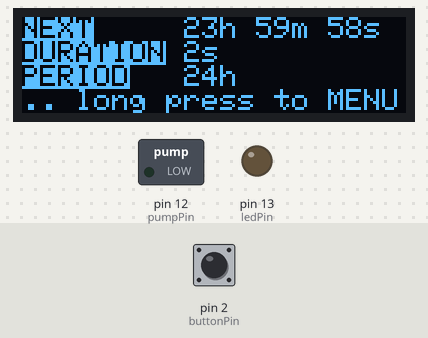
Recording of a program running on a simulated Arduino Nano, built with avr-gcc and run on an emulated ATmega328P. Parts: 128×32 one-colour display, switched loads named in the program (green lamp = pin HIGH), output pins drawn as LEDs (lit = HIGH). Inputs (shaded band) come from the test bench; at power-on: pin 2 (buttonPin) LOW. The display library's start-up logo is not drawn; EEPROM starts erased.

Above: at 1.2 s.
1.3 s: pin 2 (buttonPin) pulled HIGH for 1 s
At 3.0 s:
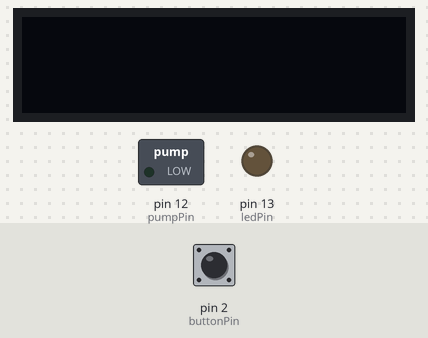
3.8 s: pin 2 (buttonPin) pulled HIGH for 1 s
At 6.1 s:
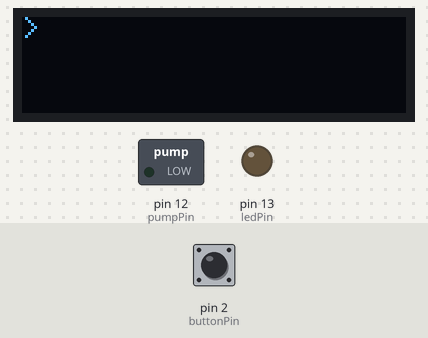
Timing chart, 0 to 7.6 s (numbered marks = the images above; inputs shaded):
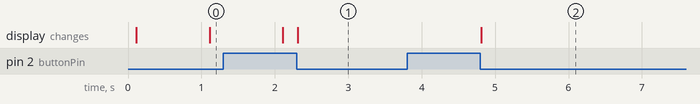

The program:

main.cpp
```cpp
#include <Arduino.h>
#include <helpers.h>
#include <Menu.h>
#include <SmartButton.h>
#include <Renderer.h>
#include <AutofloodController.h>
#include <ApplicationStateController.h>
#include <PeriodScheduler.h>
#include <SSD1306Renderer.h>

// http://paulmurraycbr.github.io/ArduinoTheOOWay.html

Menu *menu = NULL;
Renderer *renderer = NULL;
SmartButton *smartButton = NULL;
AutofloodController *autofloodController = NULL;
ApplicationStateController *appStateController = NULL;
PeriodScheduler *stateRefresher = NULL;

unsigned long lastTime;
const int buttonPin = 2;
const int pumpPin = 12;
const int ledPin = 13;

void renderState()
{
    ApplicationState state = appStateController->GetState();

    if (state == ApplicationState::Active)
    {
        unsigned long periodSec = autofloodController->GetPeriodSeconds();
        unsigned long durationMs = autofloodController->GetPumpDurationMs();
        unsigned long nextActivationMs = autofloodController->GetNextActivationMs();
        renderer->RenderState(nextActivationMs, durationMs, periodSec * 1000UL);
    }
}

void onButtonShortPress()
{
    ApplicationState state = appStateController->GetState();
    appStateController->MarkUserActive();

    if (state == ApplicationState::Configuration)
    {
        menu->Next();
        renderer->RenderMenu();
    } else // should be Active state there
    {
        // render the current state
        renderState();
    }
}

void onButtonLongPress()
{
    ApplicationState appState = appStateController->GetState();

    if (appState != ApplicationState::Configuration)
    {
        // enter the configuration state by long press
        appStateController->EnterConfigurationMode();
    } else // ApplicationState::Configuration
    {
        menu->Exec();
    }

    // execution of the command may exit the config mode, so rerender
    // the menu if we still in config mode
    appState = appStateController->GetState();

    if (appState == ApplicationState::Configuration)
        renderer->RenderMenu();

    appStateController->MarkUserActive();
}

// showcase the commands!
void onCommand(int commandId)
{
    debug(F("EXECUTE COMMAND ID="));
    debugln(commandId);

    unsigned long currentPeriodSeconds = autofloodController->GetPeriodSeconds();
    unsigned long currentDurationMs = autofloodController->GetPumpDurationMs();

    if (commandId == 1) // period: +1h
    {
        autofloodController->SetPeriod(currentPeriodSeconds + 60 * 60);
    }
    else if (commandId == 2) // period: -1h
    {
        autofloodController->SetPeriod(currentPeriodSeconds - 60 * 60);
    }
    else if (commandId == 3) // period: +5m
    {
        autofloodController->SetPeriod(currentPeriodSeconds + 60 * 5);
    }
    else if (commandId == 4) // period: -5m
    {
        autofloodController->SetPeriod(currentPeriodSeconds - 60 * 5);
    }
    else if (commandId == 5) // period x2
    {
        autofloodController->SetPeriod(currentPeriodSeconds * 2);
    }
    else if (commandId == 6) // period 1/2
    {
        autofloodController->SetPeriod(currentPeriodSeconds / 2);
    }
    else if (commandId == 10) // increase pump duration
    {
        autofloodController->SetPumpDuration(currentDurationMs + 500);
    }
    else if (commandId == 11) // decrease pump duration
    {
        // safety measure, prevent the overflow to high values
        if (currentDurationMs > 500)
        {
            autofloodController->SetPumpDuration(currentDurationMs - 500);
        }
        else
        {
            debugln(F("unable to decrease the duration more!"));
        }
    }
    else if (commandId == 30) // test flood
    {
        // flood in 5 seconds!
        autofloodController->SetNextActivation(5000);
    }
    else if (commandId == 40) // reset timer
    {
        autofloodController->SetNextActivation(currentPeriodSeconds * 1000UL);
    }
    else if (commandId == 50) // exit
    {
        appStateController->ExitConfigurationMode();
        renderState();
    }
    else if (commandId == 99) // factory reset
    {
        autofloodController->FactoryReset();
    }
}

void onPumpControlMessage(PumpControlMessage message)
{
    debug(F("PUMP CONTROLL MESSAGE: "));
    debugln(message);

    if (message == PumpControlMessage::Open)
    {
        digitalWrite(pumpPin, HIGH);
        digitalWrite(ledPin, HIGH);
    }
    else if (message == PumpControlMessage::Close)
    {
        digitalWrite(pumpPin, LOW);
        digitalWrite(ledPin, LOW);
    }
}

void setup()
{
    Serial.begin(9600);

    // wait for serial port to connect. Needed for native USB port only
    while (!Serial) { }

    debugln(F("AUTOFLOOD :: BOOTING UP"));
    debugln(F("DEBUGGING MODE!"));

    pinMode(pumpPin, OUTPUT);
    pinMode(ledPin, OUTPUT);

    MenuItem *periodMenuItems[] = {
        new CommandMenuItem(1, "+ 1h"),
        new CommandMenuItem(2, "- 1h"),
        new CommandMenuItem(3, "+ 5m"),
        new CommandMenuItem(4, "- 5m"),
        new CommandMenuItem(5, "x2"),
        new CommandMenuItem(6, "1/2"),
        new GoBackMenuItem()};

    SubMenuMenuItem *periodMenu = SubMenuMenuItem::Create("period", periodMenuItems);

    MenuItem *durationMenuItems[] = {
        new CommandMenuItem(10, "+ 0.5s"),
        new CommandMenuItem(11, "- 0.5s"),
        new GoBackMenuItem()};

    SubMenuMenuItem *durationMenu = SubMenuMenuItem::Create("duration", durationMenuItems);

    MenuItem *floodNowCommand = new CommandMenuItem(30, "flood now");
    MenuItem *resetTimerCommand = new CommandMenuItem(40, "reset timer");
    MenuItem *factoryResetCommand = new CommandMenuItem(99, "factory reset");
    MenuItem *exitCommand = new CommandMenuItem(50, "<exit>");

    MenuItem *rootItems[] =
        {
            periodMenu,
            durationMenu,
            floodNowCommand,
            resetTimerCommand,
            factoryResetCommand,
            exitCommand,
        };

    SubMenuMenuItem *root = SubMenuMenuItem::Create("root", rootItems);

    menu = new Menu(root, onCommand);

    // renderer = new FullDebugRenderer(menu);
    // renderer = new SimpleDebugRenderer(menu);
    renderer = new SSD1306Renderer(menu);

    // note that SmartButton will automatically adjust the PIN mode to INPUT
    smartButton = new SmartButton(buttonPin, onButtonShortPress, onButtonLongPress, LONG_PRESS_THRESHOLD);

    diag();

    autofloodController = new AutofloodController(onPumpControlMessage);

    // load the stored settings
    autofloodController->LoadFromMemory();

    appStateController = new ApplicationStateController(renderer, IDLE_TIMEOUT_MS);

    lastTime = millis();

    stateRefresher = new PeriodScheduler(renderState, STATE_REFRESH_INTERVAL_MS, true);
}

unsigned long lastStatTime = 0;

void loop()
{
    unsigned long currentTime = millis();
    unsigned long elapsedMs = currentTime - lastTime;

    // note that even that we operate on small (in ms) integer durations
    // and Flood Controller uses that to count the time it still provides very
    // good accuracy (in my tests the skew was in order of seconds for the whole
    // day) because the millis() func seem to rely on a higher resolution timer
    // and so the diff between real elapsed time and out integer approximation
    // do not add up (!), but rather compensate each other
    if (elapsedMs == 0)
    {
        delay(1);
        return;
    }

    lastTime = currentTime;

    // let dependencies handle the elapsed time
    smartButton->HandleElapsed(elapsedMs);
    autofloodController->HandleElapsed(elapsedMs);
    appStateController->HandleElapsed(elapsedMs);
    stateRefresher->HandleElapsed(elapsedMs);

    if (currentTime - lastStatTime >= DEBUG_STATE_REPORT_INTERVAL_MS)
    {
        lastStatTime = currentTime;

        // debug stats
        AutofloodState state = autofloodController->GetState();
        unsigned long periodSec = autofloodController->GetPeriodSeconds();
        unsigned long durationMs = autofloodController->GetPumpDurationMs();
        unsigned long nextActivationMs = autofloodController->GetNextActivationMs();

        ApplicationState appState = appStateController->GetState();

        debug(F("APP STATE "));
        debug(ApplicationStateController::StateToString(appState));
        debug(F(" FLOOD STATE "));
        debug(AutofloodController::StateToString(state));
        debug(F(" PERIOD "));
        AutofloodController::DebugPrintDuration(periodSec * 1000UL);
        debug(F("DURATION "));
        AutofloodController::DebugPrintDuration(durationMs);
        debug(F("NEXT ACTIVATION "));
        AutofloodController::DebugPrintDuration(nextActivationMs);
        debugln();
    }
}
```

ApplicationStateController.h
```cpp
#ifndef ApplicationStateController_H
#define ApplicationStateController_H

#include <Renderer.h>
#include <Arduino.h>

enum ApplicationState
{
    // user did not interact with the UX for quite some time,
    // user interfaces are off, and interaction causes state transition
    Idle = 0,
    Active = 1,
    Configuration = 2,
};

// TODO: Responsibilities separation between main.cpp and this controller are
//  obscure and intersecting; consider moerging the logic (maybe even move all to main.cpp)
class ApplicationStateController
{
    private:
        ApplicationState _state;
        unsigned long _idleTimeoutMs;
        unsigned long _lastActivityTimer; // time in ms since last user interaction
        Renderer *_renderer;

    public:
        ApplicationStateController(Renderer *menuRenderer, unsigned long idleTimeoutMs = 5000)
        {
            _renderer = menuRenderer;

            // assume active state at initialization
            _state = ApplicationState::Active;
            _lastActivityTimer = 0;
            _idleTimeoutMs = idleTimeoutMs;
        }

        void HandleElapsed(unsigned long elapsedMs)
        {
            _lastActivityTimer += elapsedMs;

            if (_lastActivityTimer > _idleTimeoutMs)
            {
                // state transition to Idle, turn off the display
                if (_state != ApplicationState::Idle)
                    _renderer->Clean();

                _state = ApplicationState::Idle;
            }
        }

        void MarkUserActive()
        {
            if (_state == ApplicationState::Idle)
                _state = ApplicationState::Active;

            _lastActivityTimer = 0;
        }

        void EnterConfigurationMode()
        {
            _lastActivityTimer = 0;
            _state = ApplicationState::Configuration;
        }

        void ExitConfigurationMode()
        {
            _lastActivityTimer = 0;
            _state = ApplicationState::Active;
        }

        ApplicationState GetState()
        {
            return _state;
        }

        static const char * StateToString(ApplicationState state)
        {
            if (state == ApplicationState::Active)
                return "ACTIVE";

            if (state == ApplicationState::Idle)
                return "IDLE";

            if (state == ApplicationState::Configuration)
                return "CONFIG";

            return "???";
        }
};

#endif
```

AutofloodController.h
```cpp
#ifndef AUTOFLOODCONTROLLER
#define AUTOFLOODCONTROLLER

#include <Arduino.h>

enum AutofloodState
{
    Waiting = 0,
    Flooding = 1,
};

enum PumpControlMessage
{
    Close = 0,
    Open = 1,
};

// function pointer used to decouple the controller from the way pump
// itself is physically controlled
typedef void (*PumpControlFn)(PumpControlMessage pumpState);

struct AutofloodStoredState
{
    byte Version;
    unsigned long PeriodSeconds;
    unsigned long PumpDurationMs;
    unsigned long NextActivationMs;
};

class AutofloodController
{
    unsigned long _periodSeconds;    // controls how frequently pump will be activated
    unsigned long _pumpDurationMs;   // controls amount of pump working time per activation
    unsigned long _nextActivationMs; // next activation timer
    unsigned long _floodTimerMs;     // used for "flooding" state, shows how much time is left
    AutofloodState _state;
    PumpControlFn _pumpControlFn;
    unsigned long _lastAutoSaveTime;

    const int EEPROM_START_ADDRESS = 0; // const for now
    const int VERSION = 1;              // changing version leads to the factory reset!

public:
    AutofloodController(PumpControlFn pumpControlFn);

    void SetPeriod(unsigned long periodSeconds);
    unsigned long GetPeriodSeconds();
    void SetPumpDuration(unsigned long pumpDurationMs);
    unsigned long GetPumpDurationMs();
    void SetNextActivation(unsigned long nextActivationMs);
    AutofloodState GetState();
    unsigned long GetNextActivationMs();
    void LoadFromMemory();
    void SaveToMemory();
    void FactoryReset();

    // this method should be called to let the controller perform actions it needs
    // caller must provide how many time elapsed to perform time-based activities
    void HandleElapsed(unsigned long elapsedMs);

    static const char * StateToString(AutofloodState state);
    static void DebugPrintDuration(unsigned long durationMs);
};
#endif /* AUTOFLOODCONTROLLER */
```

Menu.h
```cpp
#ifndef INCLUDE_MENU
#define INCLUDE_MENU

#include <stddef.h>

enum MenuItemType
{
    SubMenu = 0,
    Command = 1,
    Back = 2
};

class MenuItem
{
private:
    const char *_name;

public:
    MenuItem(const char *name);
    const char *GetName() const;
    virtual MenuItemType GetType() const = 0;
};

class GoBackMenuItem : public MenuItem
{
public:
    GoBackMenuItem();
    MenuItemType GetType() const;
};

class SubMenuMenuItem : public MenuItem
{
private:
    MenuItem **_items;
    int _count;

public:
    SubMenuMenuItem(const char *name, MenuItem *items[], int count);
    int Count() const;
    MenuItem **GetItems() const;
    MenuItemType GetType() const;
    int IndexOf(MenuItem *item) const;
    MenuItem *GetByIndex(int idx) const;

    template <int size>
    static SubMenuMenuItem *Create(const char *name, MenuItem *(&items)[size])
    {
        return new SubMenuMenuItem(name, items, size);
    }
};

class CommandMenuItem : public MenuItem
{
private:
    int _commandId;

public:
    CommandMenuItem(int id, const char *name);
    int CommandId() const;
    MenuItemType GetType() const;
};

class Menu
{
private:
    SubMenuMenuItem *_root;
    int _level;
    MenuItem **_selection;
    void (*_onCommand)(int);

public:
    Menu(SubMenuMenuItem *rootSubmenu, void (*onCommand)(int) = NULL, int maxLevel = 5);
    ~Menu();
    void Next();
    void Exec();
    int GetLevel();
    MenuItem **GetSelectionStack();
    SubMenuMenuItem *GetRoot();
};
#endif /* INCLUDE_MENU */
```

PeriodScheduler.h
```cpp
#ifndef PERIODACTION_H
#define PERIODACTION_H

typedef void (*ActionFn)();

class PeriodScheduler
{
    private:
        ActionFn _actionFn;
        unsigned long _timeSinceLastInvokationMs;
        unsigned long _periodMs;

    public:
        PeriodScheduler(ActionFn actionFn, unsigned long periodMs, bool noDelay = true)
        {
            _actionFn = actionFn;
            _periodMs = periodMs;

            if (noDelay)
                _timeSinceLastInvokationMs = periodMs;
            else
                _timeSinceLastInvokationMs = 0;
        }

        void HandleElapsed(unsigned long elapsedMs)
        {
            _timeSinceLastInvokationMs += elapsedMs;

            if (_timeSinceLastInvokationMs >= _periodMs)
            {
                _actionFn();
                _timeSinceLastInvokationMs = 0;
            }
        }
};

#endif /* PERIODACTION_H */
```

Renderer.h
```cpp
#ifndef RENDERER_H
#define RENDERER_H
#include <Arduino.h>
#include <Menu.h>

class Renderer
{
protected:
    Menu *_menu;

public:
    Renderer(Menu *menu);
    virtual void RenderMenu() = 0;
    virtual void RenderState(unsigned long nextActivationMs, unsigned long durationMs, unsigned long periodMs)
    {
        // no-op by default
    }
    virtual void Clean()
    {
        // no-op by default
    }
};

// TODO: Move debug state rendering into the Renderers from the main.cpp
class FullDebugRenderer : public Renderer
{
private:
    const int _indentionStep = 2;

    void PrintSpaces(int n);
    void RenderImpl(MenuItem *item, int indent);
public:
    FullDebugRenderer(Menu *menu);
    ~FullDebugRenderer();
    void RenderMenu();
};

class SimpleDebugRenderer : public Renderer
{
public:
    SimpleDebugRenderer(Menu *menu);
    void RenderMenu();
};

#endif
```

SSD1306Renderer.h
```cpp
#ifndef SSD1306Renderer_H
#define SSD1306Renderer_H

#include <Adafruit_SSD1306.h>

class SSD1306Renderer : public Renderer
{
    private:
        Adafruit_SSD1306 _display;
        void PrintDuration(unsigned long durationMs, bool showMilliseconds = true);

    public:
        SSD1306Renderer(Menu *menu);
        void RenderMenu();
        void Clean();
        void RenderState(unsigned long nextActivationMs, unsigned long durationMs, unsigned long periodMs);
};

#endif
```

SmartButton.h
```cpp
#ifndef INCLUDE_SMARTBUTTON
#define INCLUDE_SMARTBUTTON
#include <Arduino.h>

class SmartButton
{
private:
    int _pin;
    void (*_onShortPress)();
    void (*_onLongPress)();
    unsigned int _longPressThresholdMs;
    unsigned long _pressDurationMs = 0;
public:
    SmartButton(int pin, void (*onShortPress)(), void (*onLongPress)() = NULL, unsigned int longPressThresholdMs = 600U);
    void HandleElapsed(unsigned long elapsedMs);
};
#endif /* INCLUDE_SMARTBUTTON */
```

options.h
```cpp
#ifndef OPTIONS
#define OPTIONS

// comment out this line to disable debug traces to Serial
// #define DEBUG_MODE

const unsigned long LONG_PRESS_THRESHOLD = 700UL;
const unsigned long AUTOSAVE_INTERVAL_SECONDS = 30UL;
const unsigned long DEBUG_STATE_REPORT_INTERVAL_MS = 1000UL;
const unsigned long DEFAULT_FLOOD_PERIOD_SEC = 60UL * 60UL * 24UL; // 24 hours
const unsigned long DEFAULT_FLOOD_DURATION_MS = 2000UL; // 2 seconds
const unsigned long IDLE_TIMEOUT_MS = 30000UL; // interval of user inactivity after which is display is shotdown
const unsigned long STATE_REFRESH_INTERVAL_MS = 500UL;

#endif /* OPTIONS */
```

Source omitted: helpers.h (1255 bytes), AutofloodController.cpp (5108 bytes), Menu.cpp (3351 bytes), Renderer.cpp (2274 bytes), SSD1306Renderer.cpp (4511 bytes), SmartButton.cpp (1220 bytes), helpers.cpp (980 bytes)

Measured:
- after the input at 3.8 s, the display: changes after 1.0 s (image 2)
